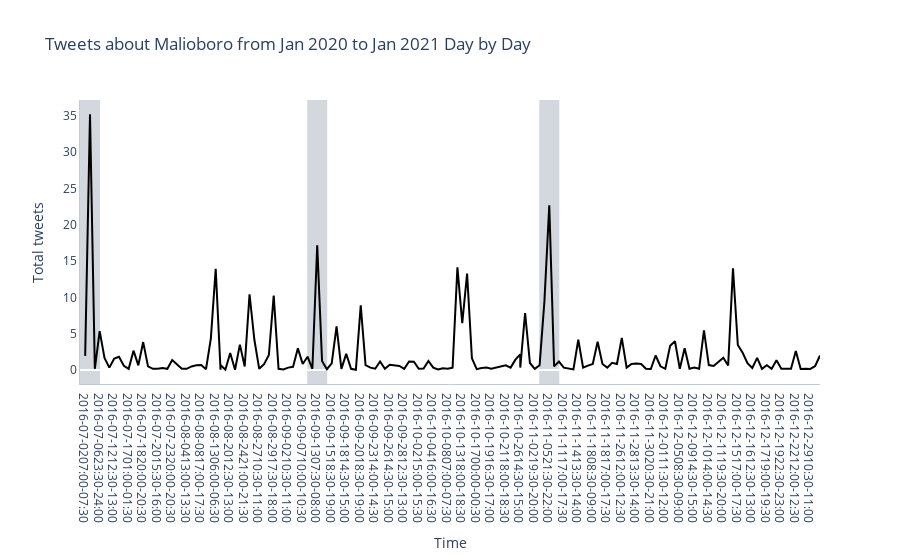

Source (notebook cell):
### Code cell
import plotly.graph_objects as go


fig = go.Figure(data=go.Scatter(x=df_3633['date'].astype(dtype=str)+df_3633['hour_period'].astype(dtype=str), 
                                y=df_3633['duration_min'],
                                marker_color='black', text="counts"))

fig.update_layout({"title": 'Tweets about Malioboro from Jan 2020 to Jan 2021 Day by Day',
                   "xaxis": {"title":"Time", 'showgrid': False, 'linecolor': "#BCCCDC"},
                   "yaxis": {"title":"Total tweets", 'showgrid': False, 'linecolor': "#BCCCDC"},
                   "showlegend": False,
                   'plot_bgcolor': '#FFF'})

for i in range(df_3633.shape[0]):
    period = df_3633.iloc[i].hour_period
    duration = df_3633.iloc[i].duration_min
    extreme_dur = extreme[extreme.hour_period == period]['Avg duration'].values

    if len(extreme_dur) > 0:
        extreme_dur = extreme_dur[0]

        if duration >= extreme_dur:
            x0 = df_3633.iloc[i]['date']+df_3633.iloc[i]['hour_period']
            y1 = df_3633.iloc[i].duration_min

            fig.add_vrect(
                x0=x0, x1=x0,
                fillcolor="red", opacity=0.2,
                layer="below", line_width=20,
            ),
                    

fig.show()

### Figure 1 — Plotly figure (JSON) as saved in the notebook; plotly's stock layout.template omitted (floating-point values rounded to 4 significant figures; data arrays with more than 128 entries replaced by an {"elided": "..."} marker saying what was removed)
{"data": [{"marker": {"color": "black"}, "text": "counts", "type": "scatter", "x": {"elided": "155 str values"}, "y": {"elided": "155 float values"}}], "layout": {"plot_bgcolor": "#FFF", "shapes": [{"fillcolor": "red", "layer": "below", "line": {"width": 20}, "opacity": 0.2, "type": "rect", "x0": "2016-07-0412:00-12:30", "x1": "2016-07-0412:00-12:30", "xref": "x", "y0": 0, "y1": 1, "yref": "y domain"}, {"fillcolor": "red", "layer": "below", "line": {"width": 20}, "opacity": 0.2, "type": "rect", "x0": "2016-09-1307:30-08:00", "x1": "2016-09-1307:30-08:00", "xref": "x", "y0": 0, "y1": 1, "yref": "y domain"}, {"fillcolor": "red", "layer": "below", "line": {"width": 20}, "opacity": 0.2, "type": "rect", "x0": "2016-11-0521:30-22:00", "x1": "2016-11-0521:30-22:00", "xref": "x", "y0": 0, "y1": 1, "yref": "y domain"}], "showlegend": false, "title": {"text": "Tweets about Malioboro from Jan 2020 to Jan 2021 Day by Day"}, "xaxis": {"linecolor": "#BCCCDC", "showgrid": false, "title": {"text": "Time"}}, "yaxis": {"linecolor": "#BCCCDC", "showgrid": false, "title": {"text": "Total tweets"}}}}
